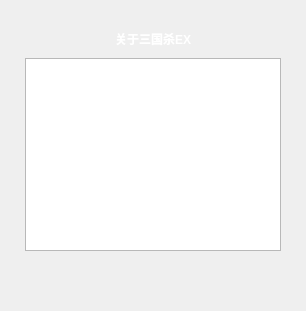
<?xml version="1.0" encoding="UTF-8"?>
<ui version="4.0">
 <class>AboutFrame</class>
 <widget class="QWidget" name="AboutFrame">
  <property name="geometry">
   <rect>
    <x>0</x>
    <y>0</y>
    <width>306</width>
    <height>311</height>
   </rect>
  </property>
  <layout class="QVBoxLayout" name="verticalLayout_2">
   <property name="spacing">
    <number>10</number>
   </property>
   <property name="leftMargin">
    <number>25</number>
   </property>
   <property name="topMargin">
    <number>30</number>
   </property>
   <property name="rightMargin">
    <number>25</number>
   </property>
   <property name="bottomMargin">
    <number>30</number>
   </property>
   <item>
    <widget class="QLabel" name="messageLabel">
     <property name="text">
      <string>&lt;font color=white&gt;&lt;b&gt;关于三国杀EX&lt;/b&gt;&lt;/font&gt;</string>
     </property>
     <property name="alignment">
      <set>Qt::AlignCenter</set>
     </property>
    </widget>
   </item>
   <item>
    <widget class="sgsui::TextBrowser" name="aboutText"/>
   </item>
   <item>
    <layout class="QHBoxLayout" name="horizontalLayout">
     <property name="rightMargin">
      <number>0</number>
     </property>
     <item>
      <spacer name="horizontalSpacer_2">
       <property name="orientation">
        <enum>Qt::Horizontal</enum>
       </property>
       <property name="sizeHint" stdset="0">
        <size>
         <width>40</width>
         <height>20</height>
        </size>
       </property>
      </spacer>
     </item>
     <item>
      <widget class="sgsui::GameButton" name="okButton"/>
     </item>
     <item>
      <spacer name="horizontalSpacer">
       <property name="orientation">
        <enum>Qt::Horizontal</enum>
       </property>
       <property name="sizeHint" stdset="0">
        <size>
         <width>40</width>
         <height>20</height>
        </size>
       </property>
      </spacer>
     </item>
    </layout>
   </item>
  </layout>
 </widget>
 <customwidgets>
  <customwidget>
   <class>sgsui::GameButton</class>
   <extends>QLabel</extends>
   <header>sgsui_GameButton.h</header>
  </customwidget>
  <customwidget>
   <class>sgsui::TextBrowser</class>
   <extends>QTextBrowser</extends>
   <header>sgsui_TextBrowser.h</header>
  </customwidget>
 </customwidgets>
 <resources/>
 <connections/>
</ui>
